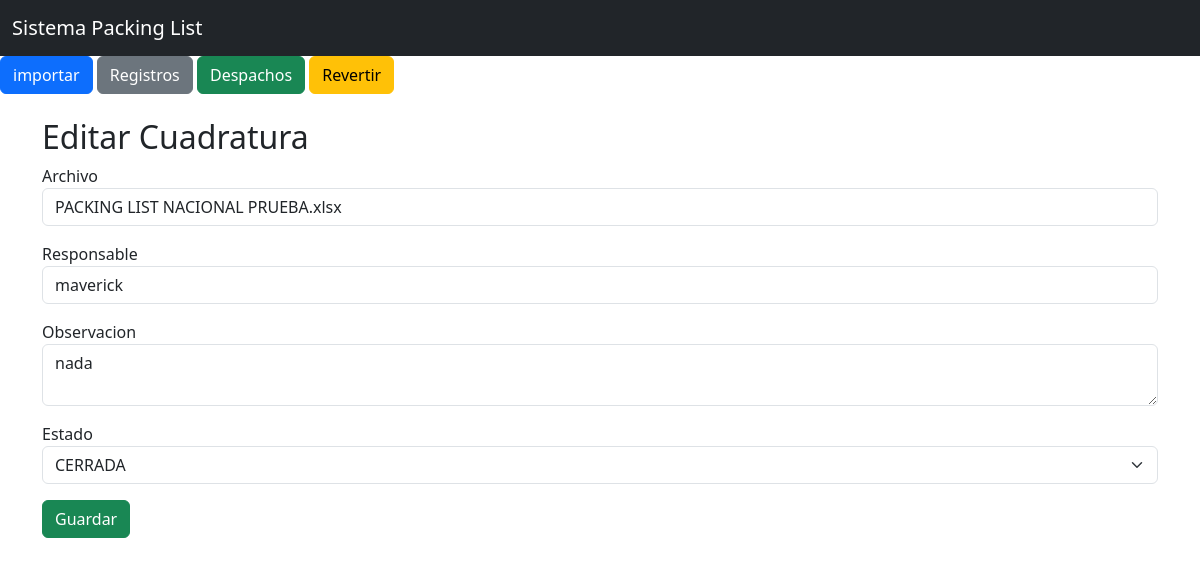
/editar_cuadratura/1, run on the app's committed database.
### models.py (models this page shows)
class Cuadratura(db.Model):
    __tablename__ = "cuadraturas"
    id = db.Column(db.Integer, primary_key=True)
    nombre_archivo = db.Column(db.String(255), nullable=False)
    fecha_cuadratura = db.Column(db.DateTime, default=lambda: datetime.now(UTC))
    hora_inicio = db.Column(db.DateTime)
    hora_fin = db.Column(db.DateTime)
    responsable = db.Column(db.String(100))
    observacion = db.Column(db.Text)
    estado = db.Column(db.String(20), default="ABIERTA")
    fecha_carga_archivo = db.Column(db.DateTime)

### app.py (the view, shortened to what this page needs)
@app.route("/editar_cuadratura/<int:id>", methods=["GET", "POST"])
def editar_cuadratura(id):
    cuadratura = Cuadratura.query.get_or_404(id)
    return render_template("editar_cuadratura.html", cuadratura=cuadratura)

### templates/editar_cuadratura.html (shortened to what this page needs)
{% extends "base.html" %}
{% block contenido %}
<h2>Editar Cuadratura</h2>
<form method="POST">
    <div class="mb-3">
        <label>Archivo</label>
        <input
            type="text"
            class="form-control"
            value="{{ cuadratura.nombre_archivo  }}"
            readonly
        >
    </div>
    <div class="mb-3">
        <label>Responsable</label>
        <input
            type="text"
            name="responsable"
            class="form-control"
            value="{{ cuadratura.responsable or '' }}"
        >
    </div>
    <div class="mb-3">
        <label>Observacion</label>
        <textarea
            name="observacion"
            class="form-control"
        >{{ cuadratura.observacion or ''}}</textarea>
    </div>
    <div class="mb-3">
        <label>Estado</label>
        <select
            name="estado"
            class="form-select"
        >
            <option
                value="CERRADA"
                {% if cuadratura.estado == "CERRADA" %}
                selected
                {% endif %}
            >
                CERRADA
            </option>
    </select>
    </div>
    <button type="submit" class="btn btn-success">Guardar</button>
</form>
{% endblock %}

### data on the page
Cuadratura: nombre_archivo "PACKING LIST NACIONAL PRUEBA.xlsx", responsable "maverick", observacion "nada", estado "CERRADA"
